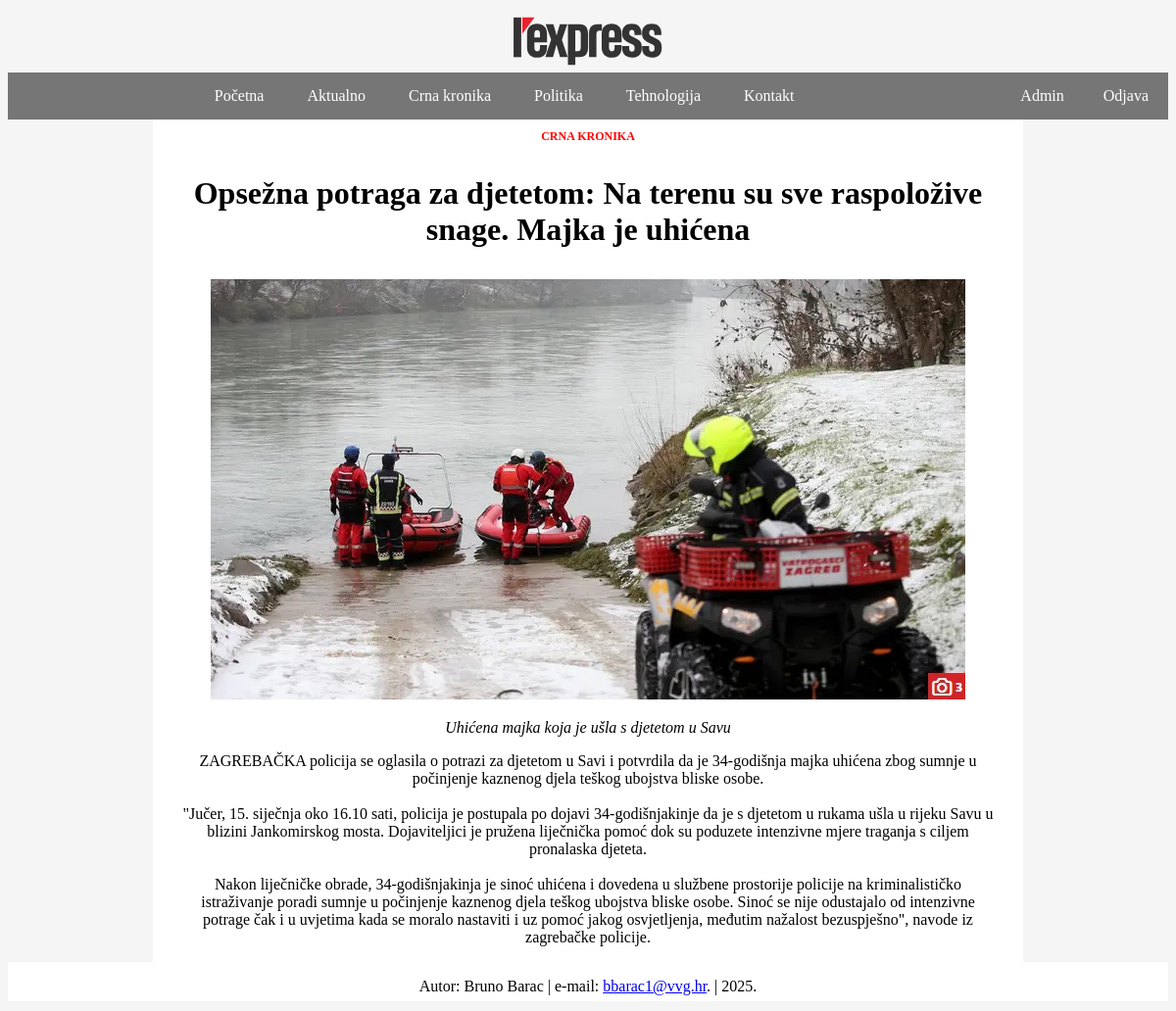
Page /clanak.php?id=1 on the committed database.
### tables this page shows
CREATE TABLE `vijesti` (
  `id` int(11) NOT NULL,
  `naslov` varchar(100) NOT NULL,
  `ukratko` varchar(100) NOT NULL,
  `sadrzaj` text NOT NULL,
  `slika` varchar(100) NOT NULL,
  `kategorija` varchar(100) NOT NULL,
  `arhiva` tinyint(1) DEFAULT NULL,
  `dodano` timestamp NULL DEFAULT current_timestamp() ON UPDATE current_timestamp()
);

### clanak.php (the view)
<?php
include 'connect.php';
include 'head-foot.php';
if (isset($_GET["id"])) {
    $id = $_GET["id"];
    $query = "SELECT * FROM vijesti WHERE id = '$id' ;";
    $result = mysqli_query($dbc, $query) or die('greška pri ispisu!' . mysqli_connect_error());
    while ($row = mysqli_fetch_array($result)) {
        echo '<section>
        <div class="article-group">
        <h1 class="kat-title"><a id="' . $row['kategorija'] . '"></a>' . $row['kategorija'] . '</h1>
            <article>
                 <h1>' . $row['naslov'] . '</h1>
                <img src="img//' . $row['slika'] . '" />
                <p class="ukratko">' . $row['ukratko'] . '</p>
                <p class="sadrzaj">' . nl2br($row['sadrzaj']) . '</p>
            </article>
            </div></section>';
    }
}

### style.css (style rules this page uses)
body { position: relative; background-color: whitesmoke; min-height: 100vh; }
section { position: relative; margin: 0 auto; display: block; text-align: center; width: 75%; }
section:last-of-type { padding-bottom: 2.5rem; }
img { max-width: 1000px; }
.article-group { display: inline-block; background-color: white; }
.narrow h3, .kat-title { text-transform: uppercase; font-size: 12px; color: red; }
article h1 { font-size: 2em; }
.ukratko { font-style: oblique; }
.sadrzaj { padding: 0 3% 0 3%; }

### rows in the picture
vijesti: kategorija "CRNA KRONIKA", naslov "Opsežna potraga za djetetom: Na terenu su sve raspoložive snage. Majka je uhićena", slika (picture), ukratko "Uhićena majka koja je ušla s djetetom u Savu", sadrzaj "ZAGREBAČKA policija se oglasila o potrazi za djetetom u Savi i potvrdila da je 34-godišnja majka uhićena zbog sumnje u počinjenje kaznenog djela teškog ubojstva bliske osobe. \"Jučer, 15. siječnja oko 16.10 sati, policija je postupala po dojavi 34-godišnjakinje da je s djetetom u rukama ušla u rijeku Savu u blizini Jankomirskog mosta. Dojaviteljici je pružena liječnička pomoć dok su poduzete intenzivne mjere traganja s ciljem pronalaska djeteta. Nakon liječničke obrade, 34-godišnjakinja je sinoć uhićena i dovedena u službene prostorije policije na kriminalističko istraživanje poradi sumnje u počinjenje kaznenog djela teškog ubojstva bliske osobe. Sinoć se nije odustajalo od intenzivne…"
